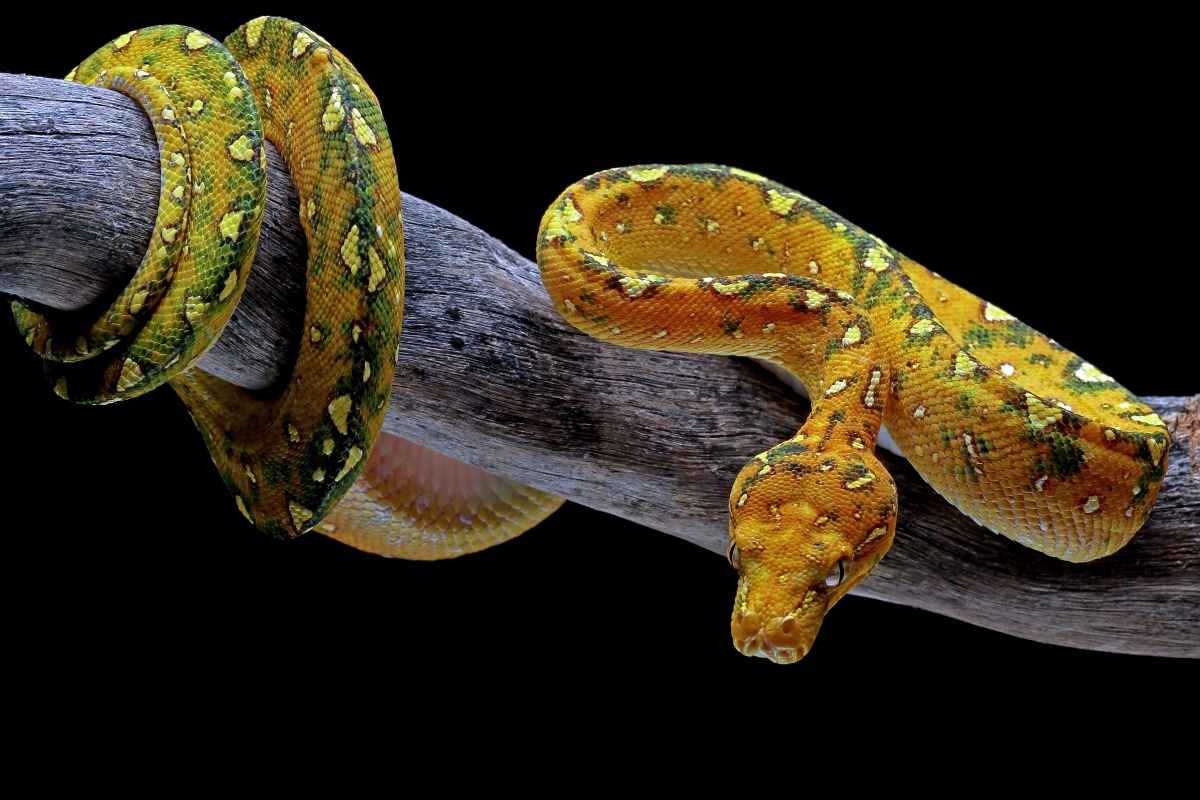
#> input picture PycharWeek8/python.jpg, 1200 x 800 px
$ python zadatak17.py
#> lines starting #> are read from the running program, lines starting #| are printed output that depends on the picture
import matplotlib.pyplot as plt
import numpy as np
import pandas as pd
from PIL import Image

img = np.asarray(Image.open("python.jpg"))
#> img is the input picture: shape (800, 1200, 3); mean R, G, B 48.1, 40.5, 24.9
gray = img.mean(axis=2)
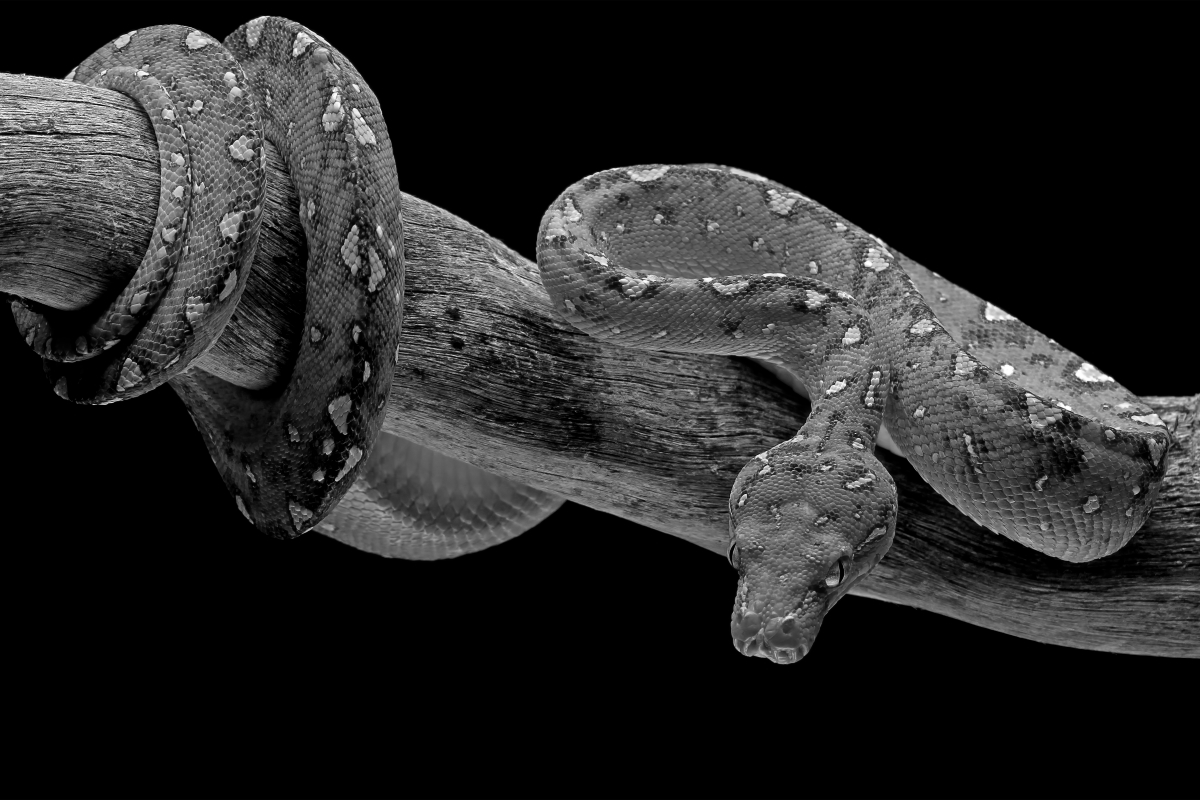
#> gray: shape (800, 1200) float64; min 0, max 255, mean 37.8

cmaps = ["gray", "viridis", "hot", "cool", "nipy_spectral", "terrain"]

fig, axes = plt.subplots(2, 3, figsize=(15, 9))

for ax, cmap_name in zip(axes.ravel(), cmaps):
    ax.imshow(gray, cmap=cmap_name)
    ax.set_title(f'cmap="{cmap_name}"', fontsize=12)
    ax.axis("off")

plt.suptitle("python.jpg — 6 različitih colormap-a", fontsize=16, y=0.98)
plt.tight_layout()
plt.show()
